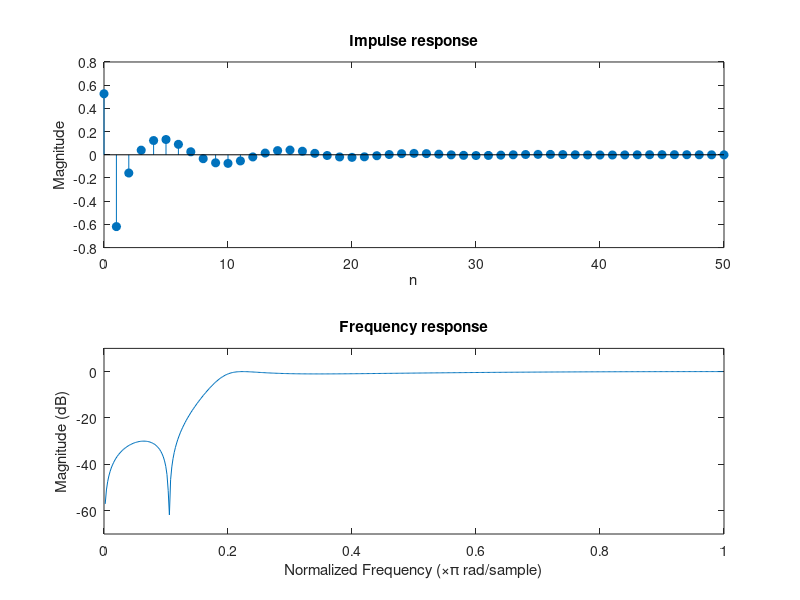

Here is the MATLAB script that generated this plot:
SIZE_OF_SAMPLE = 51;

a = [1 -1.7163 1.1724 -0.2089];
b = [0.5264 -1.5224 1.5224 -0.5264];

impulse = [1 zeros(1,SIZE_OF_SAMPLE-1)];

impulse_response = filter(b,a,impulse);
impulse_response_axis = 0:SIZE_OF_SAMPLE-1;
subplot(2,1,1);
stem(impulse_response_axis, impulse_response, 'filled');
title('Impulse response');
xlabel('n');
ylabel('Magnitude');

subplot(2,1,2);
[freq_response, w] = freqz(b,a);
plot(w/pi,20*log10(abs(freq_response)));
title('Frequency response');
xlabel('Normalized Frequency (\times\pi rad/sample)');
ylabel('Magnitude (dB)');
ylim([-70,10]);